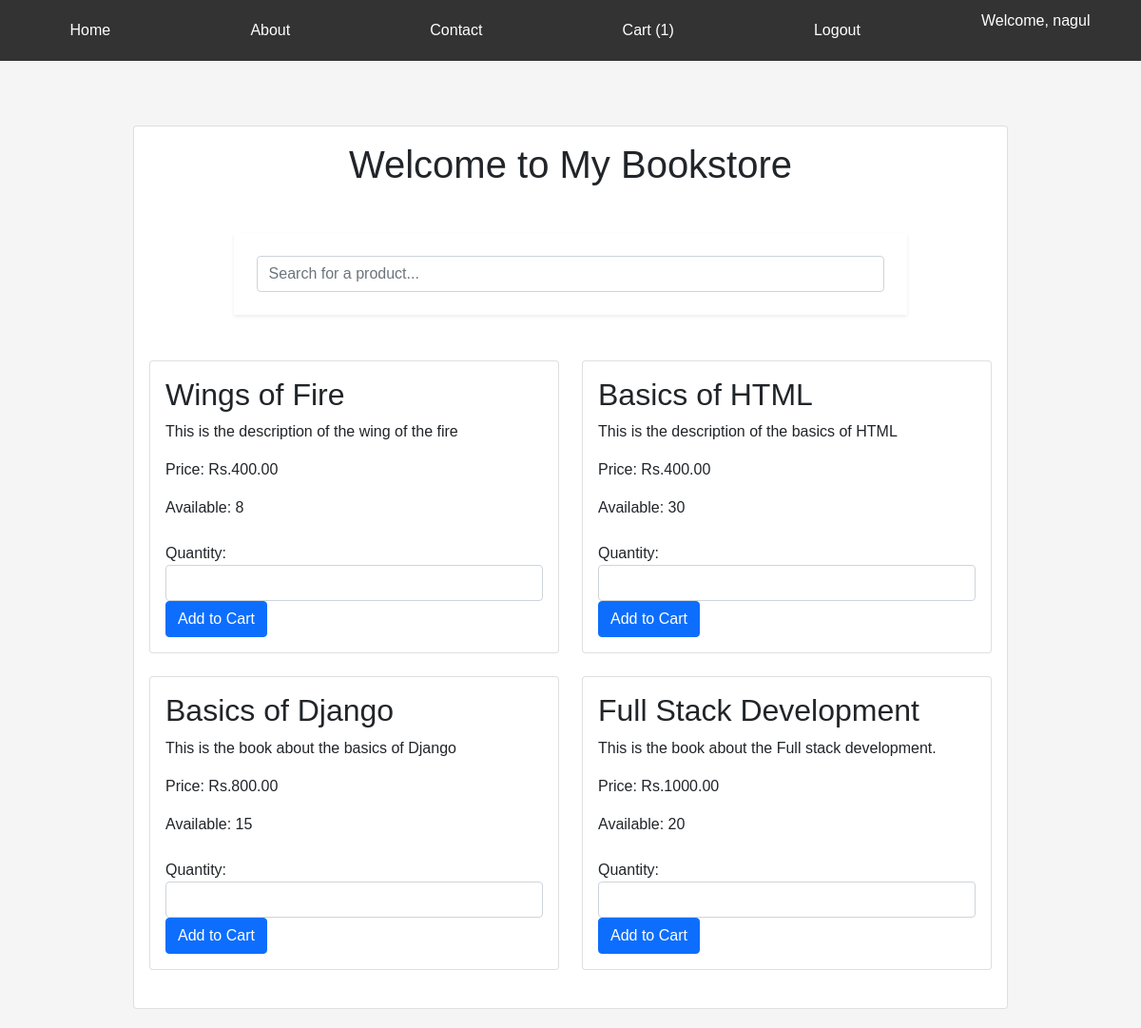
The page / (signed in) on the database its author committed.
### Bookstore/models.py (models this page shows, shortened)
class Product(models.Model):
	name = models.CharField(max_length=100)
	author = models.CharField(max_length=100)
	description = models.TextField(null=True)
	price = models.DecimalField(max_digits=10, decimal_places=2)
	quantity = models.IntegerField()
	image = models.ImageField(upload_to='products/')

### Bookstore/views.py (the view)
# urls.py: 2. Add a URL to urlpatterns:  path('', views.home, name='home')
def home(request):
    products = Product.objects.all()
    if request.user.is_authenticated:
        cart_items = CartItem.objects.filter(user=request.user)
        count = cart_items.count()
        return render(request, 'home.html', {'products': products, 'number':count})
    return render(request, 'home.html', {'products': products})

### Bookstore/templates/home.html (shortened to what this page needs)
{% extends 'base.html' %}
{% block content %}
<div class="container">
    <div class="row justify-content-center">
        <div class="col-md-30">
            <div class="card mt-5">
                <div class="card-body">
                    <h1 class="text-center mb-4">Welcome to My Bookstore</h1>
                    <div class="container p-4 shadow-sm mb-5 mt-5" id="search">
                        <input type="text" id="searchInput" class="form-control" placeholder="Search for a product...">
                    </div>
                    <div class="row" id="productList">
                        {% for product in products %}
                        <div class="col-md-6 mb-4 product-card">
                            <a href="{% url 'product_detail' product.id %}" class="card-link">
                                <div class="card">
                                    <div class="card-body">
                                        <h2 class="card-title">{{ product.name }}</h2>
                                        <p class="card-text">{{ product.description }}</p>
                                        <p class="card-text">Price: Rs.{{ product.price }}</p>
                                        <p class="card-text">Available: {{ product.quantity }}</p>
                                </a><br>
                                        {% if user.is_authenticated %}
                                        <form method="post" action="{% url 'add_to_cart' product.id %}">
                                            <div class="form-group">
                                                <label for="count">Quantity:</label>
                                                <input type="number" class="form-control" id="count" name="count" min="1" max="{{ product.quantity }}" required>
                                            </div>
                                            <button type="submit" class="btn btn-primary">Add to Cart</button>
                                        </form>
                                        {% else %}
                                        <p><a href="{% url 'login' %}" class="btn btn-secondary">Login</a> to add to cart</p>
                                        {% endif %}
                                    </div>
                                </div>
                        </div>
                        {% endfor %}
{% endblock %}

### Bookstore/templates/base.html (shortened to what this page needs)
<!DOCTYPE html>
<html>
<head>
    {% load static %}
    <link href="https://cdn.jsdelivr.net/npm/bootstrap@5.0.2/dist/css/bootstrap.min.css" rel="stylesheet">
    <link rel="stylesheet" href="https://cdnjs.cloudflare.com/ajax/libs/font-awesome/4.7.0/css/font-awesome.min.css">
</head>
<body>
    <nav>
        <ul>
            <li><a href="{% url 'home' %}">Home</a></li>
            <li><a href="{% url 'about' %}">About</a></li>
            <li><a href="{% url 'contact' %}">Contact</a></li>
            {% if user.is_authenticated %}
                <li><a href="{% url 'view_cart' %}">Cart ({{ number }})</a></li>
                <li><a href="{% url 'logout' %}">Logout</a></li>
                <li>Welcome, {{ user.username }}</li>
            {% else %}
                <li><a href="{% url 'login' %}">Login</a></li>
                <li><a href="{% url 'signup' %}">Sign Up</a></li>
            {% endif %}
        </ul>
    </nav>
    {% block content %}
    {% endblock %}
</body>
</html>

### Bookstore/templates/base.html (style rules this page uses)
body { font-family: Arial, sans-serif; margin: 0; padding: 0; background-color: #f5f5f5; }
.container { width: 80%; margin: 0 auto; padding: 20px; }
nav { background-color: #333; color: #fff; padding: 10px 0; }
nav ul { list-style: none; margin: 0; padding: 0; display: flex; justify-content: space-around; }
nav ul li { display: inline; }
nav ul li a { color: #fff; text-decoration: none; padding: 10px 20px; display: block; }
a.card-link { text-decoration: none; color: inherit; display: block; }
.product-card .card { transition: transform 0.3s, box-shadow 0.3s; }

### rows shown on the page
Product: name "Wings of Fire", description "This is the description of the wing of the fire", price "400.00", quantity "8"
Product: name "Basics of HTML", description "This is the description of the basics of HTML", price "400.00", quantity "30"
Product: name "Basics of Django", description "This is the book about the basics of Django", price "800.00", quantity "15"
Product: name "Full Stack Development", description "This is the book about the Full stack development.", price "1000.00", quantity "20"

### other values the page prints
{{ number }} "1"
{{ user.username }} "nagul"
